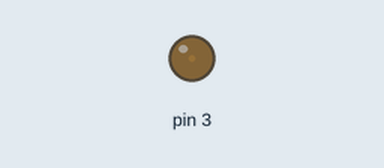
This sketch was run on a simulated Arduino Uno, built with avr-gcc and run on an emulated ATmega328P. Shown: output pins drawn as LEDs (lit = HIGH).

Above: at 0.05 s.
At 2.25 s:
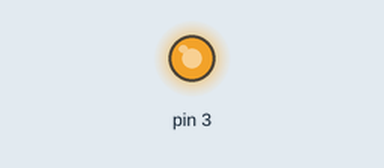
At 3.35 s:
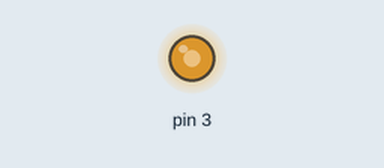
At 4.5 s:
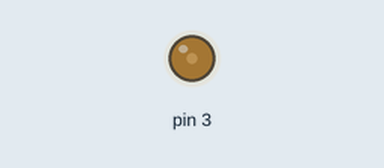
Timing chart, 0 to 6.6 s (numbered marks = the images above):
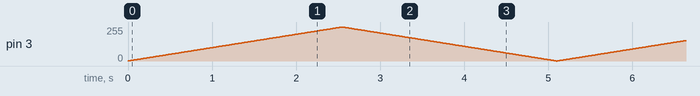

The sketch:

light_increase_decrease.ino
```cpp
/*
 * Auhor : Amol Kahat
 * Email : amolkahat@gmail.com
 *
 * This program will increase led light.
 * Once it reach to the 255 value it will
 * it will decrease it again.
 */

void setup() {
  // put your setup code here, to run once:
  pinMode(3, OUTPUT);
  Serial.begin(9600);
  Serial.flush();

}

void loop() {
  int cnt = 0;
  boolean increase = true;
  while (true) {
    if(increase){
      cnt++;
      analogWrite(3, cnt);
      delay(10);
      if(cnt == 255){
        increase = false;
      }
    }else{
      cnt--;
      analogWrite(3, cnt);
      delay(10);
      if(cnt == 0){
        increase = true;
      }
    }
  }
}
```
